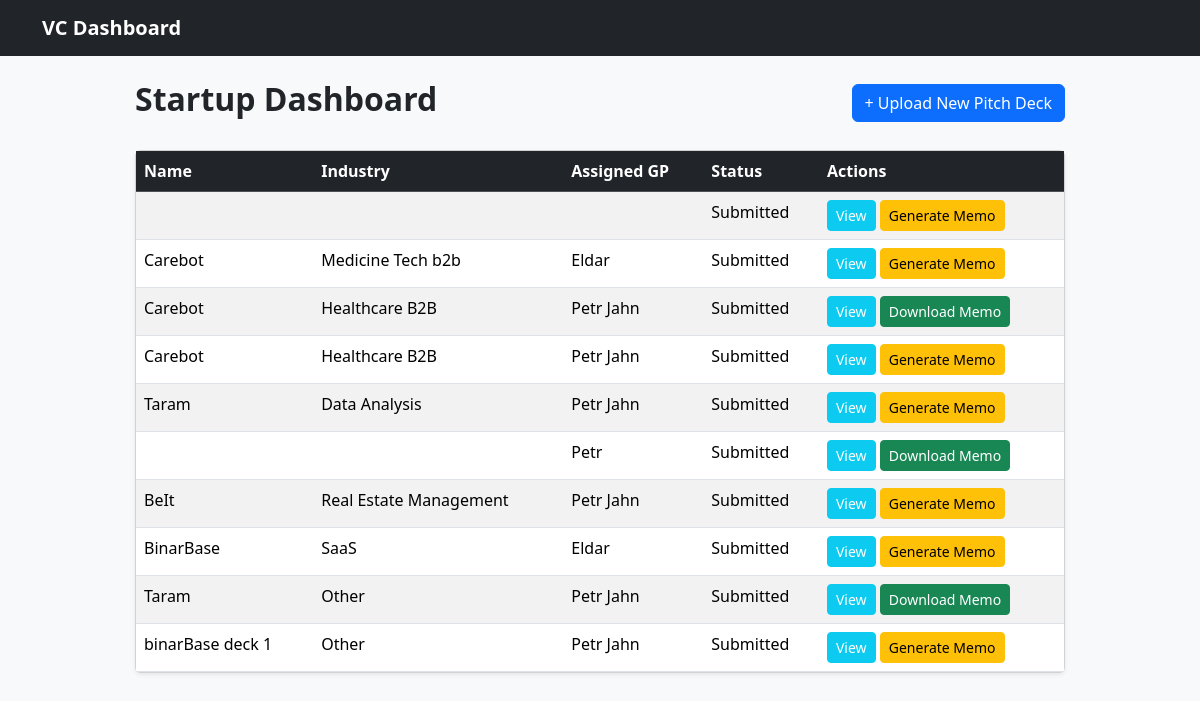
The app's page /, older data.
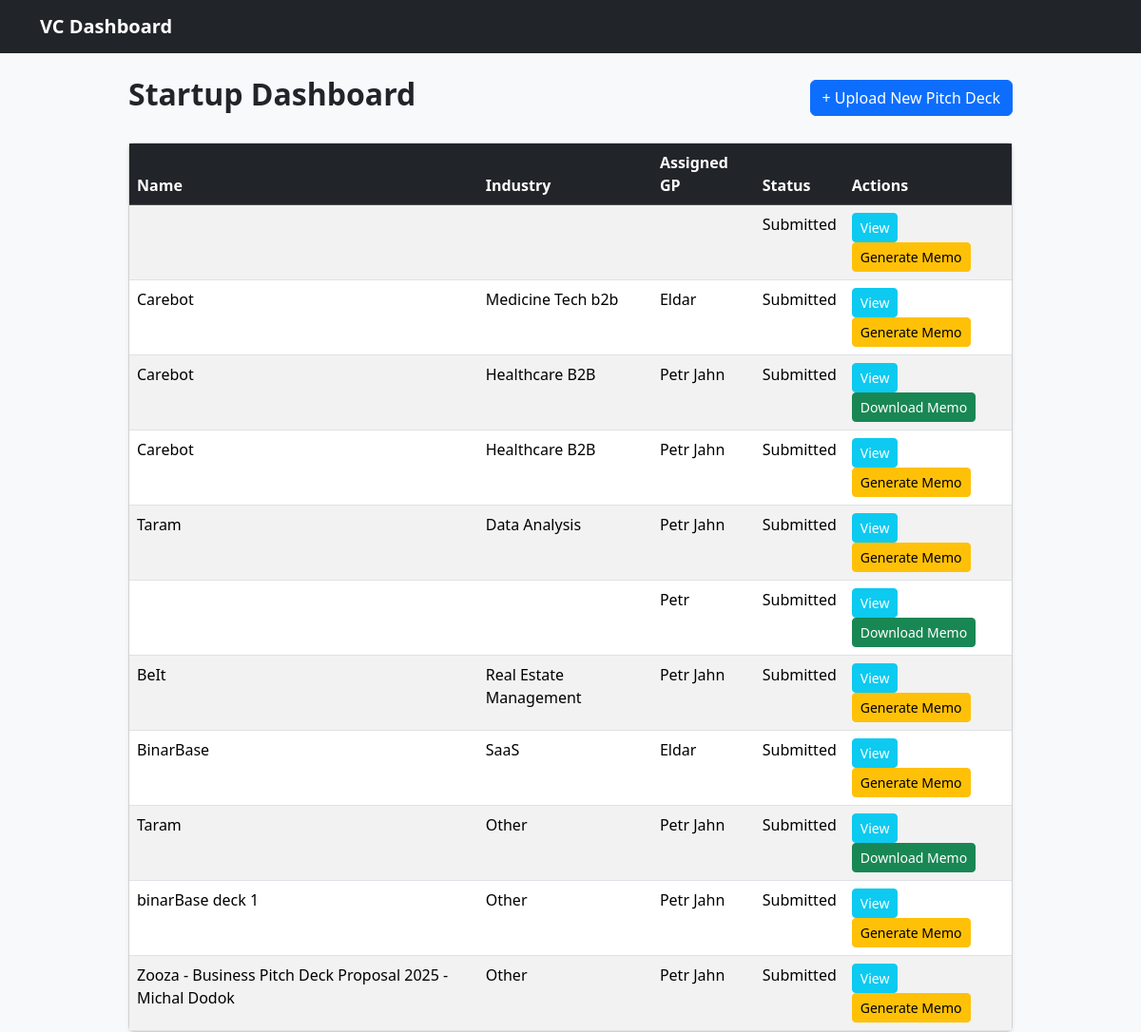
The same page, newer data.
### app.py (models this page shows)
class Startup(db.Model):
    id = db.Column(db.Integer, primary_key=True)
    name = db.Column(db.String(200), nullable=False)
    industry = db.Column(db.String(100))
    stage = db.Column(db.String(50))
    assigned_gp = db.Column(db.String(100))
    contact_person = db.Column(db.String(100))
    founders = db.Column(db.Text)
    arr = db.Column(db.Float)
    funding = db.Column(db.Float)
    valuation = db.Column(db.Float)
    gp_notes = db.Column(db.Text)  # store raw memo markdown
    status = db.Column(db.String(50))
    memo_pdf = db.Column(db.String(200))
    deck_file = db.Column(db.String(200))

### app.py (the view)
@app.route("/")
def dashboard():
    startups = Startup.query.all()
    return render_template("dashboard.html", startups=startups)

### templates/dashboard.html (shortened to what this page needs)
{% extends "base.html" %}
{% block content %}
<div class="d-flex justify-content-between align-items-center mb-4">
  <h2 class="fw-bold">Startup Dashboard</h2>
  <a href="{{ url_for('upload_pitchdeck') }}" class="btn btn-primary">+ Upload New Pitch Deck</a>
</div>
<div class="card shadow-sm">
  <div class="card-body p-0">
    <table class="table table-striped mb-0">
      <thead class="table-dark">
        <tr>
          <th>Name</th>
          <th>Industry</th>
          <th>Assigned GP</th>
          <th>Status</th>
          <th>Actions</th>
        </tr>
      </thead>
      <tbody>
        {% for startup in startups %}
        <tr>
          <td>{{ startup.name }}</td>
          <td>{{ startup.industry }}</td>
          <td>{{ startup.assigned_gp }}</td>
          <td>{{ startup.status }}</td>
          <td>
            <a href="{{ url_for('view_startup', startup_id=startup.id) }}" class="btn btn-sm btn-info text-white">View</a>
            {% if startup.memo_pdf %}
<a href="{{ url_for('download_memo', startup_id=startup.id) }}" class="btn btn-sm btn-success">Download Memo</a>
            {% else %}
              <a href="{{ url_for('generate_memo_for_startup', startup_id=startup.id) }}" class="btn btn-sm btn-warning">Generate Memo</a>
            {% endif %}
          </td>
        </tr>
        {% endfor %}
      </tbody>
    </table>
  </div>
</div>
{% endblock %}

Row changes from the older to the newer data that the page shows:
added Startup: name "Zooza - Business Pitch Deck Proposal 2025 - Michal Dodok", industry "Other", assigned_gp "Petr Jahn", status "Submitted"
